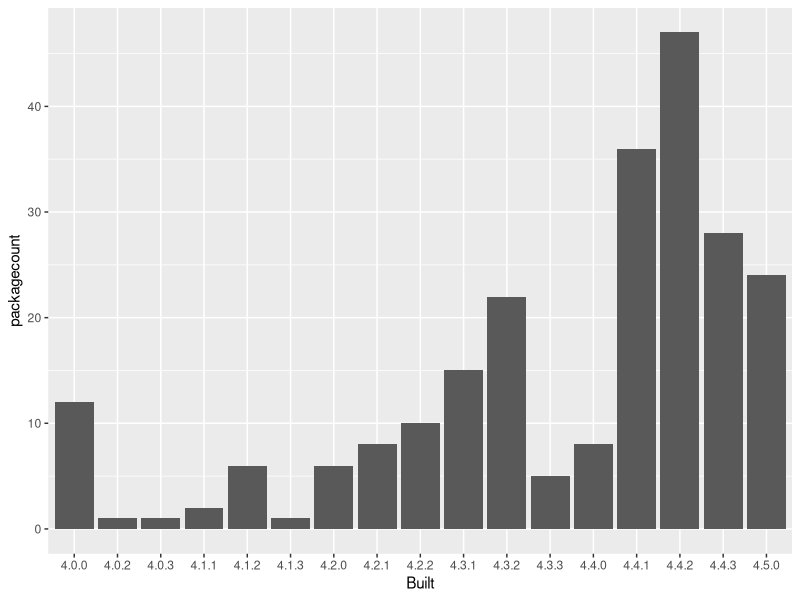

Write R code to recreate this figure.
# R file
library(tidyverse)
library(ggplot2)
mypackages <- installed.packages() %>%
  as_tibble

freqtable <- mypackages %>%
  count(Built) %>%
  rename(packagecount = n)

freqtable %>%
  ggplot(
    aes(x = Built, y = packagecount)
  ) + geom_bar(stat = "identity")
